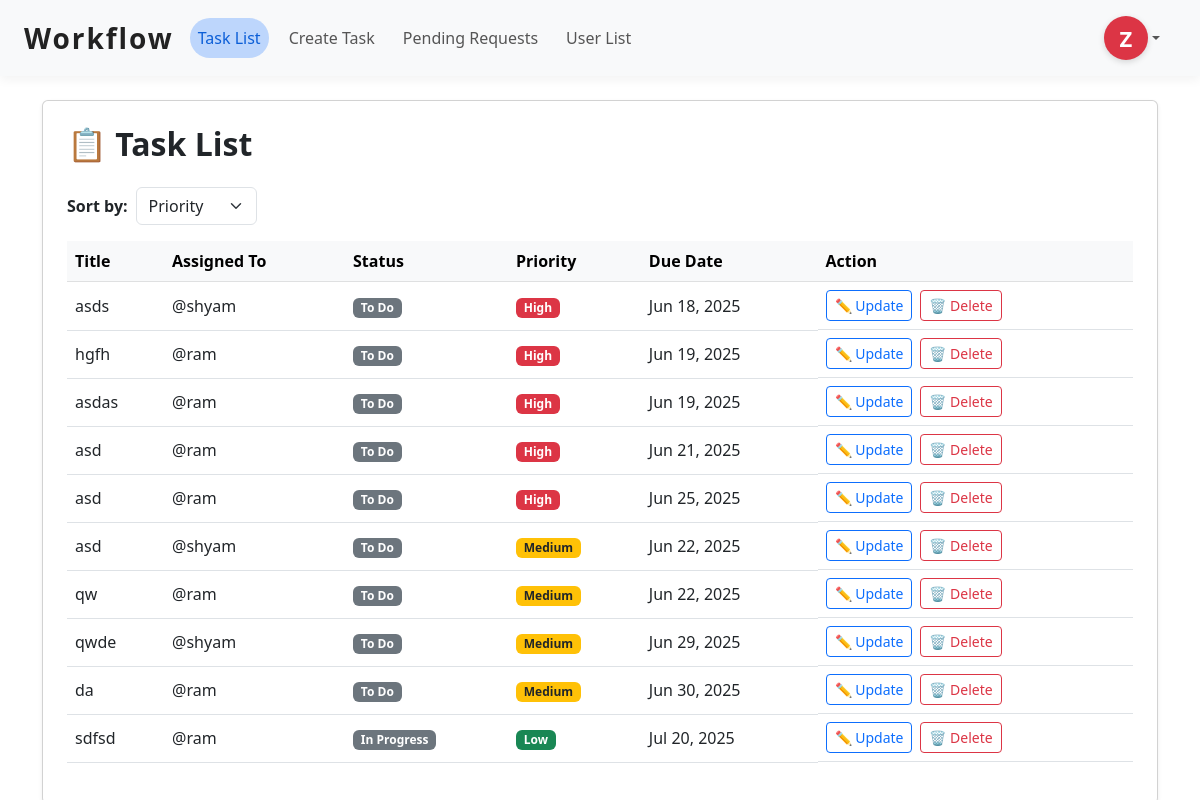
The app's page /tasks/ (signed in) with its own data.
### accounts/models.py (models this page shows, shortened)
class CustomUser(AbstractUser):
    employee_id = models.CharField(max_length=20, unique=True)
    name = models.CharField(max_length=100)
    department = models.CharField(max_length=100, blank=True, null=True)  # new
    phone_number = models.CharField(max_length=20, blank=True, null=True)  # new
    is_first_login = models.BooleanField(default=True)

### workflow/models.py (models this page shows, shortened)
class Task(models.Model):
    STATUS_CHOICES = [
        ('todo', 'To Do'),
        ('in_progress', 'In Progress'),
        ('done', 'Done'),
    ]
    PRIORITY_CHOICES = [
        ('Low', 'Low'),
        ('Medium', 'Medium'),
        ('High', 'High'),
    ]
    title = models.CharField(max_length=255)
    description = models.TextField(blank=True)
    assigned_to = models.ForeignKey(settings.AUTH_USER_MODEL, on_delete=models.CASCADE)
    status = models.CharField(max_length=20, choices=STATUS_CHOICES, default='todo')
    priority = models.CharField(max_length=10, choices=PRIORITY_CHOICES, default='Medium')
    workload = models.PositiveIntegerField(default=1)  # Added workload field, default 1
    created_at = models.DateTimeField(auto_now_add=True)
    due_date = models.DateField(null=True, blank=True)

### workflow/views.py (the view)
# urls.py: path('tasks/', views.task_list, name='task_list'),
@login_required
def task_list(request):
    sort_by = request.GET.get('sort', 'priority')  # default sort by priority
    priority_ordering = Case(
        When(priority='High', then=0),
        When(priority='Medium', then=1),
        When(priority='Low', then=2),
        default=3,
        output_field=IntegerField()
    )
    if request.user.is_superuser or request.user.groups.filter(name='Manager').exists():
        tasks = Task.objects.all()
    else:
        tasks = Task.objects.filter(assigned_to=request.user)
    if sort_by == 'priority':
        tasks = tasks.order_by(priority_ordering, 'due_date')
    elif sort_by == 'due_date':
        tasks = tasks.order_by('due_date')
    elif sort_by == 'status':
        tasks = tasks.order_by('status')
    else:
        tasks = tasks.order_by('due_date')  # fallback
    context = {
        'tasks': tasks,
        'sort_by': sort_by,
    }
    return render(request, 'workflow/task_list.html', context)

### accounts/context_processors.py (called while the page is built)
def pending_requests_count(request):
    if request.user.is_authenticated and request.user.is_superuser:
        count = SignupRequest.objects.count()
        return {'pending_requests_count': count}
    return {'pending_requests_count': 0}

### workflow/templates/workflow/task_list.html (shortened to what this page needs)
{% extends 'accounts/base.html' %}
{% block content %}
<div class="card shadow-sm p-4">
  <h2 class="mb-4 fw-bold">📋 Task List</h2>
  <form method="get" class="mb-3 d-flex align-items-center gap-2">
    <label for="sort" class="form-label fw-bold mb-0">Sort by:</label>
    <select name="sort" id="sort" class="form-select w-auto" onchange="this.form.submit()">
      <option value="priority" {% if sort_by == 'priority' %}selected{% endif %}>Priority</option>
    </select>
  </form>
  <table class="table table-hover align-middle">
    <thead class="table-light">
      <tr>
        <th>Title</th>
        <th>Assigned To</th>
        <th>Status</th>
        <th>Priority</th>
        <th>Due Date</th>
        <th>Action</th>
      </tr>
    </thead>
    <tbody>
      {% for task in tasks %}
      <tr>
        <td>{{ task.title }}</td>
        <td>@{{ task.assigned_to.username }}</td>
        <td>
          {% if task.status == 'completed' %}
            <span class="badge bg-success">{{ task.get_status_display }}</span>
          {% elif task.status == 'pending' %}
            <span class="badge bg-warning text-dark">{{ task.get_status_display }}</span>
          {% else %}
            <span class="badge bg-secondary">{{ task.get_status_display }}</span>
          {% endif %}
        </td>
        <td>
          <span class="badge
            {% if task.priority == 'High' %} bg-danger
            {% elif task.priority == 'Medium' %} bg-warning text-dark
            {% else %} bg-success
            {% endif %}">
            {{ task.priority }}
          </span>
        </td>
        <td>{{ task.due_date|date:"M d, Y" }}</td>
        <td class="d-flex gap-2">
          <a href="{% url 'update_task_status' task.id %}" class="btn btn-outline-primary btn-sm">✏️ Update</a>
          {% if request.user.is_superuser or request.user.groups.first.name == 'Manager' %}
            <form method="post" action="{% url 'delete_task' task.id %}" onsubmit="return confirm('Are you sure you want to delete this task?');">
              <button type="submit" class="btn btn-outline-danger btn-sm">🗑️ Delete</button>
            </form>
          {% endif %}
        </td>
      </tr>
      {% empty %}
      <tr>
        <td colspan="6" class="text-center text-muted">No tasks found.</td>
      </tr>
      {% endfor %}
    </tbody>
  </table>
</div>
{% endblock %}

### accounts/templates/accounts/base.html (shortened to what this page needs)
<!DOCTYPE html>
<html lang="en">
<head>
    {% load static %}
    <link href="https://cdn.jsdelivr.net/npm/bootstrap@5.3.0/dist/css/bootstrap.min.css" rel="stylesheet" />
</head>
<body>
    <nav class="navbar navbar-expand-lg px-4">
        <a class="navbar-brand" href="{% url 'home' %}">Workflow</a>
        <div class="collapse navbar-collapse" id="navbarContent">
            <ul class="navbar-nav me-auto">
                {% if user.is_authenticated %}
                <li class="nav-item">
                  {% if user.is_superuser %}
                    <a class="nav-link {% if request.resolver_match.url_name == 'task_list' %}active{% endif %}" href="{% url 'task_list' %}">Task List</a>
                  {% else %}
                    <a class="nav-link {% if request.resolver_match.url_name == 'task_list' %}active{% endif %}" href="{% url 'task_list' %}">My Tasks</a>
                  {% endif %}
                </li>
                {% with user.groups.first as first_group %}
                    {% if user.is_superuser or first_group %}
                        {% if user.is_superuser or first_group.name == 'Manager' %}
                            <li class="nav-item">
                                <a class="nav-link {% if request.resolver_match.url_name == 'create_task' %}active{% endif %}" href="{% url 'create_task' %}">Create Task</a>
                            </li>
                        {% endif %}
                    {% endif %}
                {% endwith %}
                {% if user.is_superuser %}
                  <li class="nav-item position-relative">
                    <a class="nav-link {% if request.resolver_match.url_name == 'pending_requests' %}active{% endif %}" href="{% url 'pending_requests' %}">
                      Pending Requests
                    </a>
                  </li>
                {% endif %}
                {% with user.groups.first as first_group %}
                    {% if user.is_superuser or first_group.name == 'Manager' %}
                        <li class="nav-item">
                            <a class="nav-link {% if request.resolver_match.url_name == 'user_list' %}active{% endif %}" href="{% url 'user_list' %}">User List</a>
                        </li>
                    {% endif %}
                {% endwith %}
                {% endif %}
            </ul>
            {% if user.is_authenticated %}
            {% with user.groups.first as first_group %}
                <div class="dropdown">
                    <a
                        class="nav-link dropdown-toggle d-flex align-items-center"
                        href="#"
                        id="profileDropdown"
                        role="button"
                        data-bs-toggle="dropdown"
                        aria-expanded="false"
                    >
                        <div
                            class="initial-circle
                            {% if user.is_superuser %}
                                admin-circle
                            {% elif first_group and first_group.name == 'Manager' %}
                                manager-circle
                            {% else %}
                                member-circle
                            {% endif %}"
                        >
                            {{ user.get_full_name|default:user.username|slice:":1"|upper }}
                        </div>
                    </a>
                </div>
            {% endwith %}
            {% endif %}
        </div>
    </nav>
    <main class="container mt-4">
        {% block content %}{% endblock %}
    </main>
</body>
</html>

### accounts/templates/accounts/base.html (style rules this page uses)
.navbar { background: #f8f9fa; box-shadow: 0 4px 10px rgba(0, 0, 0, 0.05); }
.navbar-brand { font-weight: 700; font-size: 1.75rem; letter-spacing: 0.07em; color: #222; transition: color 0.3s ease; }
.nav-link { font-weight: 500; font-size: 1rem; color: #555; padding: 8px 16px; border-radius: 30px; transition: background-color 0.3s ease, color 0.3s ease; }
.nav-link.active { background-color: rgba(13, 110, 253, 0.25); color: #0b5ed7 !important; box-shadow: none; }
.initial-circle { width: 44px; height: 44px; font-size: 22px; box-shadow: 0 2px 6px rgba(0,0,0,0.15); transition: box-shadow 0.3s ease; display: flex; justify-content: center; align-items: center; border-radius: 50%; color: white; font-weight: 700; text-transform: uppercase; }
.admin-circle { background-color: #dc3545; }
@media (min-width: 992px) { .navbar-nav { gap: 12px; } }

### records on screen
CustomUser: get_full_name "Z"
Task: title "asds", assigned_to.username "shyam", status "To Do", priority "High", due_date "Jun 18, 2025"
Task: title "hgfh", assigned_to.username "ram", status "To Do", priority "High", due_date "Jun 19, 2025"
Task: title "asdas", assigned_to.username "ram", status "To Do", priority "High", due_date "Jun 19, 2025"
Task: title "asd", assigned_to.username "ram", status "To Do", priority "High", due_date "Jun 21, 2025"
Task: title "asd", assigned_to.username "ram", status "To Do", priority "High", due_date "Jun 25, 2025"
Task: title "asd", assigned_to.username "shyam", status "To Do", priority "Medium", due_date "Jun 22, 2025"
Task: title "qw", assigned_to.username "ram", status "To Do", priority "Medium", due_date "Jun 22, 2025"
Task: title "qwde", assigned_to.username "shyam", status "To Do", priority "Medium", due_date "Jun 29, 2025"
Task: title "da", assigned_to.username "ram", status "To Do", priority "Medium", due_date "Jun 30, 2025"
Task: title "sdfsd", assigned_to.username "ram", status "In Progress", priority "Low", due_date "Jul 20, 2025"
